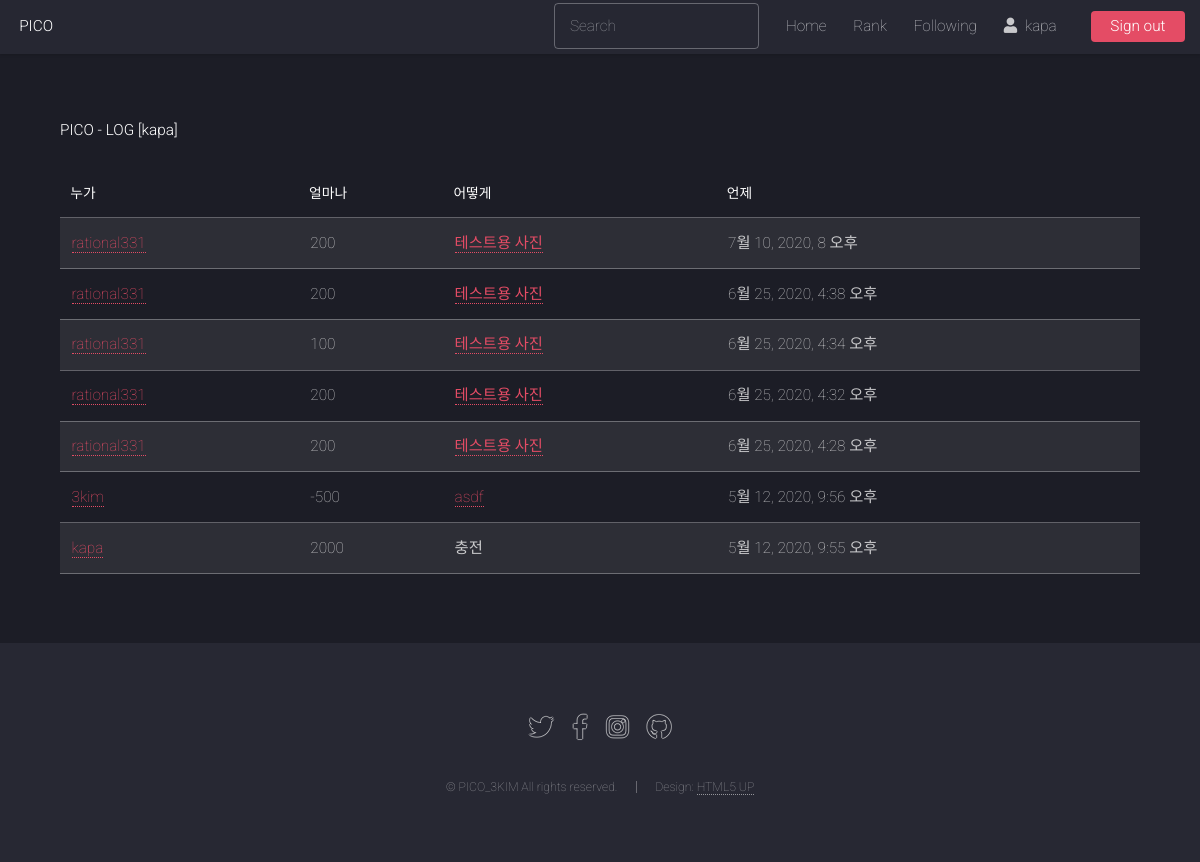
The app's page /log/user/kapa (signed in), older data.
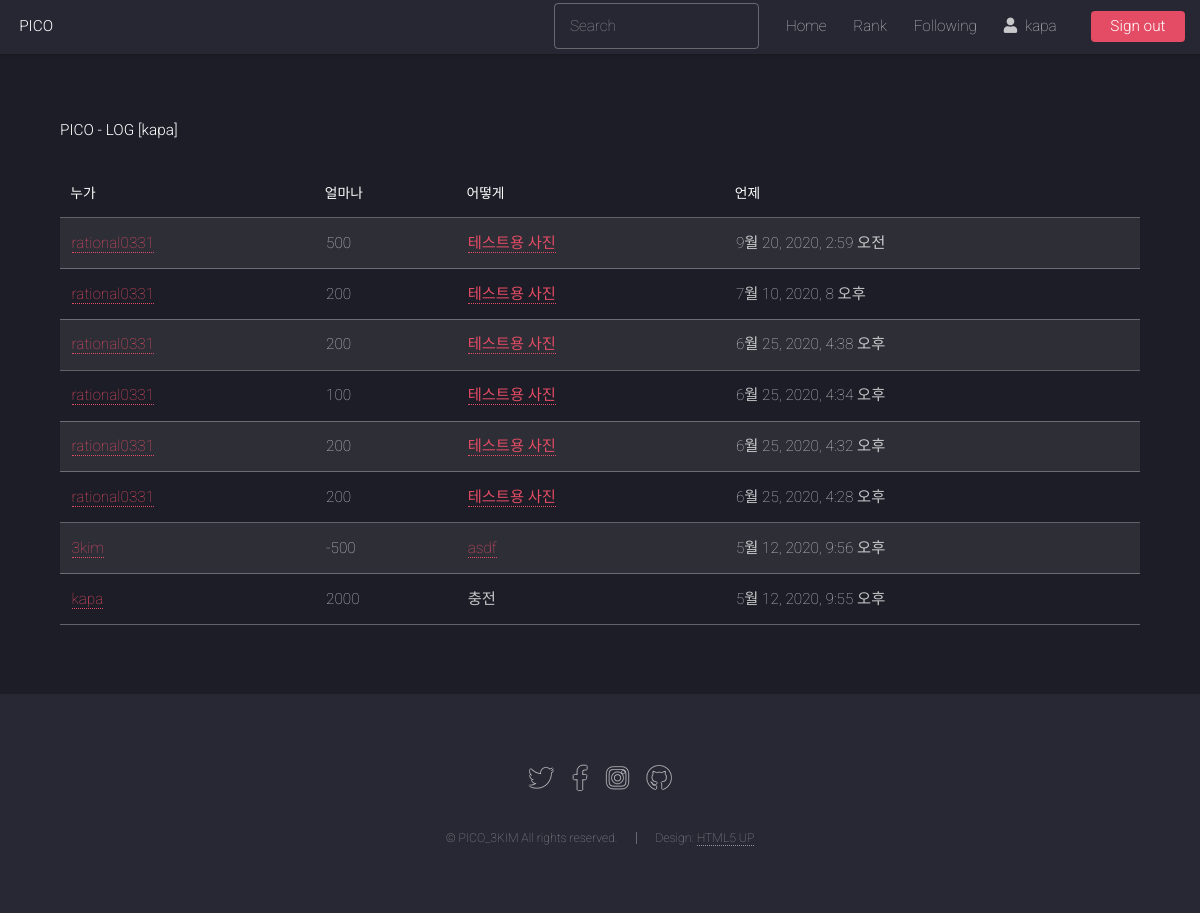
The same page, newer data.
### core/models.py (models this page shows, shortened)
class ProfilePicoInfoLog(models.Model):
    profile = models.ForeignKey(Profile, on_delete=models.CASCADE, verbose_name='PROFILE')
    donator = models.ForeignKey(User, on_delete=models.DO_NOTHING, verbose_name='DONATOR', null=True)
    PICOIN = models.IntegerField(default=0, verbose_name='PICOIN')
    where = models.ForeignKey(Photo, on_delete=models.PROTECT, verbose_name='WHERE', null=True)
    donate_dt = models.DateTimeField('Donation Datetime', auto_now_add=True, null=True)
    class Meta:
        ordering = ('-donate_dt', )

### photo/models.py (models this page shows, shortened)
class Photo(models.Model):
    title = models.CharField('TITLE', max_length=30)
    description = models.TextField('Photo Description', blank=True)
    tags = TaggableManager(blank=True)
    PICOIN = models.PositiveIntegerField(default=0, verbose_name='PICOIN')
    image = models.ImageField('IMAGE', upload_to='SorlPhoto/%Y')
    upload_dt = models.DateTimeField('Upload Date', auto_now_add=True)
    owner = models.ForeignKey(User, on_delete=models.CASCADE, verbose_name='OWNER', blank=True, null=True)
    def __str__(self):
        return self.title

### core/views.py (the view)
# urls.py: path('log/user/<str:username>', MyPicoLog.as_view(), name='mypicolog'),
class MyPicoLog(LoginRequiredMixin, TemplateView):
    template_name = 'mypicolog.html'
    def get(self, request, username):
        user = None
        try:
            user = User.objects.get(username=username)
        except:
            raise Http404()
        if(request.user.username != username):
            return self.handle_no_permission()
        profile = user.profile
        logging = ProfilePicoInfoLog.objects.filter(profile=profile,)
        return render(request, 'mypicolog.html', {'object_list': logging})

### templates/mypicolog.html (shortened to what this page needs)
{% extends "base.html" %}
{% load widget_tweaks %}
{% block content %}
<h1>PICO - LOG [{{ request.user.username }}]</h1>
<br>
<table class="table table-bordered table-condensed table-striped">
    <thead>
        <tr class="table-primary">
            <th>누가</th>
            <th>얼마나</th>
            <th>어떻게</th>
            <th>언제</th>
        </tr>
    </thead>
    <tbody>
        {% for item in object_list %}
        <tr class="table-secondary">
            <td><a href="{% url 'profile' item.donator.username %}">{{ item.donator }}</a></td>
            <td>{{ item.PICOIN }}</td>
            {% if item.where %}
            <td><a href="{% url 'photo:photo_detail' item.where.id %}">{{ item.where }}</a></td>
            {% else %}
            <td>충전</td>
            {% endif %}
            <td>{{ item.donate_dt }}</td>
        </tr>
        {% endfor %}
    </tbody>
</table>
{% endblock %}

Row changes from the older to the newer data that the page shows:
added ProfilePicoInfoLog: donator "rational0331", PICOIN "500", where "테스트용 사진", donate_dt "9월 20, 2020, 2:59 오전"
changed through a linked row, ProfilePicoInfoLog "7월 10, 2020, 8 오후": donator "rational331" → "rational0331"
changed through a linked row, ProfilePicoInfoLog "6월 25, 2020, 4:38 오후": donator "rational331" → "rational0331"
changed through a linked row, ProfilePicoInfoLog "6월 25, 2020, 4:34 오후": donator "rational331" → "rational0331"
changed through a linked row, ProfilePicoInfoLog "6월 25, 2020, 4:32 오후": donator "rational331" → "rational0331"
changed through a linked row, ProfilePicoInfoLog "6월 25, 2020, 4:28 오후": donator "rational331" → "rational0331"
